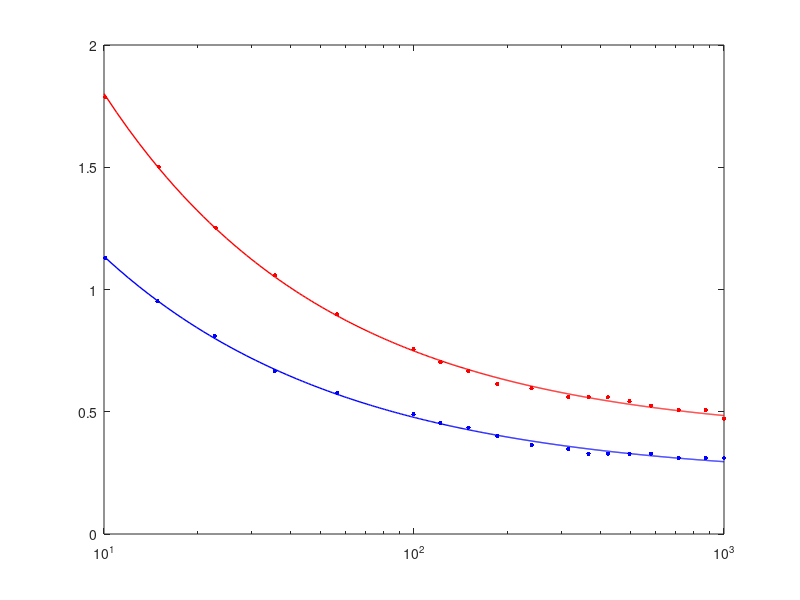

Write the MATLAB code that produced this figure. (Note: this script raises an error after producing the figure.)
A3_1 = [

149.63849360675434	0.4355555555555555;
239.63452766809306	0.36444444444444435;
422.3280365615592	0.3288888888888888;
581.1631828380109	0.3288888888888888;
715.1866691363321	0.3111111111111111;
873.1211800402033	0.3111111111111111;
1000	0.3111111111111111;
121.59676203781292	0.45333333333333337;
185.62259902365912	0.3999999999999999;
314.34050505621366	0.3466666666666667;
495.42053442489	0.3288888888888888;
365.8122395374801	0.3288888888888888;
10.080131657511451	1.128888888888889;
14.904253384186886	0.951111111111111;
22.75197302391669	0.808888888888889;
35.57349343716032	0.6666666666666667;
56.51534431091384	0.5777777777777777;
99.60173365120096	0.48888888888888893
];

xdom = linspace(10,1000,1000);

x3_1 = A3_1(:,1);
y3_1 = A3_1(:,2);

a3_1 = 3.2966;
b3_1 = -0.5598;
c3_1 = 0.2268;

hypfit3_1 = @(x) a3_1*x.^(b3_1) + c3_1;

A5_1 = [
    
10.080131657511451	1.7866666666666666;
15.023683636951446	1.5022222222222221;
22.934288354922916	1.2533333333333334;
35.57349343716032	1.057777777777778;
56.51534431091384	0.8977777777777778;
99.60173365120096	0.7555555555555555;
121.59676203781292	0.7022222222222223;
149.63849360675434	0.6666666666666667;
185.62259902365912	0.6133333333333333;
239.63452766809306	0.5955555555555556;
314.34050505621366	0.56;
365.8122395374801	0.56;
422.3280365615592	0.56;
495.42053442489	0.5422222222222222;
581.1631828380109	0.5244444444444445;
715.1866691363321	0.5066666666666666;
873.1211800402033	0.5066666666666666;
1000	0.47111111111111104];

x5_1 = A5_1(:,1);
y5_1 = A5_1(:,2);

a5_1 = 5.6036;
b5_1 = -0.6008;
c5_1 = 0.3961;

pxd = 761.048463461;

hypfit5_1 = @(x) a5_1*x.^(b5_1) + c5_1;

semilogx(xdom,hypfit3_1(xdom),'b','LineWidth',1)
hold on
semilogx(x3_1, y3_1, '.b', 'MarkerSize',10,'HandleVisibility','off')
semilogx(xdom,hypfit5_1(xdom),'r','LineWidth',1)
semilogx(x5_1, y5_1, '.r', 'MarkerSize',10,'HandleVisibility','off')
xline(pxd, '--k','LineWidth',0.5,'HandleVisibility','off')
grid on
grid minor
ylim([0 2])
xlim([10 1000])
ylabel('Viscous-drag performance loss $[\%]$',Interpreter='latex')
xlabel('Chamber pressure $\times$ throat diameter $[psia \times in]$',Interpreter='latex')
legend('$\varepsilon$ = 3','$\varepsilon$ = 5',Interpreter='latex')
title('Digitized curves from NASA SP 8120',Interpreter='latex')

zeta_f = 1-hypfit3_1(pxd)/100;

mytitleText = ['Viscous-drag losses = ',  num2str(hypfit3_1(pxd)), ' %% \nViscous-drag efficiency = ', num2str(zeta_f), '\n'];
fprintf(mytitleText)